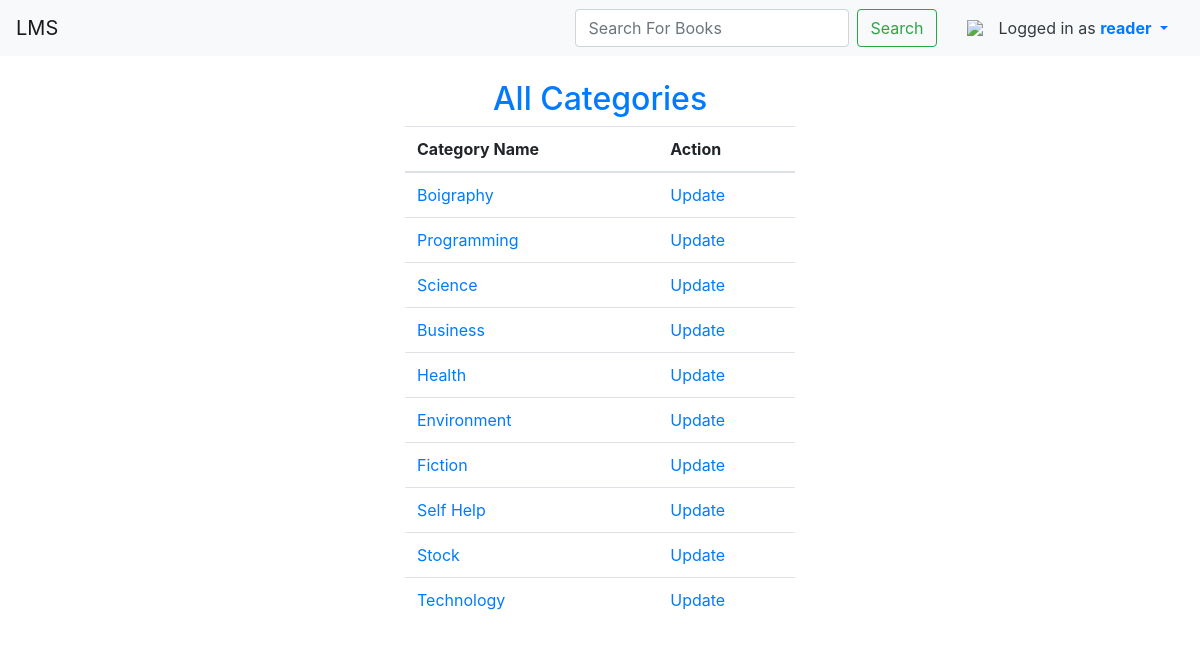
Page /category-list/ (signed in) on the earlier database version.
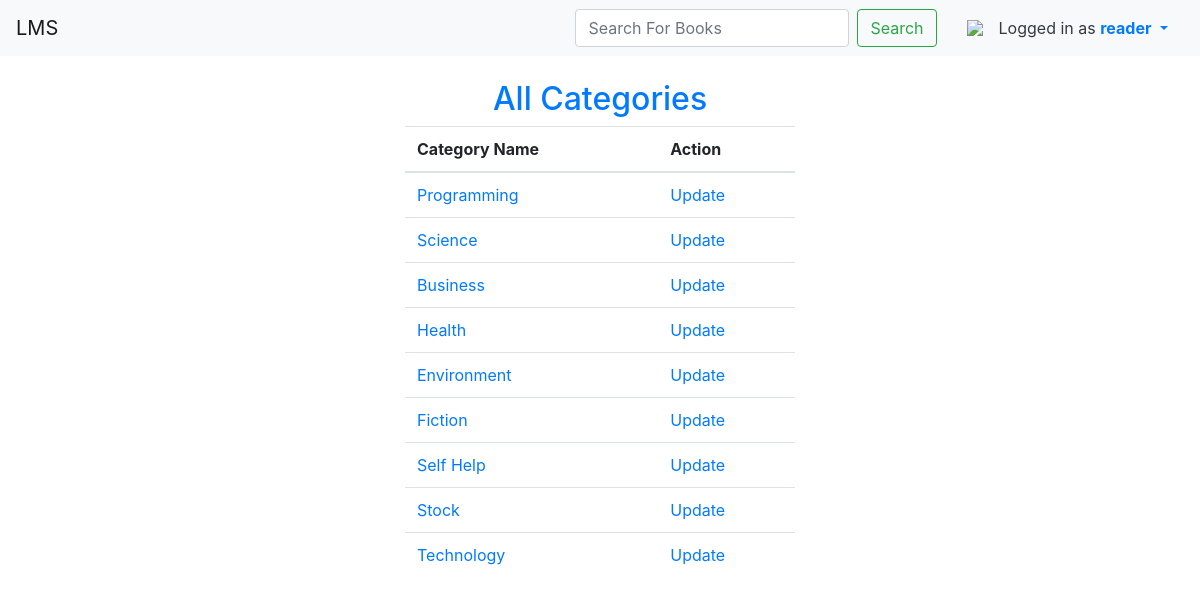
Same page on the later database version.
### library/models.py (models this page shows, shortened)
class Category(models.Model):
    title = models.CharField(max_length=250, unique=True)
    slug = models.SlugField(max_length=250)
    class Meta:
        verbose_name = "category"
        verbose_name_plural = "categories"
    def __str__(self):
        return self.title

### library/views.py (the view)
# urls.py: path("category-list/", CategoryListView.as_view(), name="category_list"),
class CategoryListView(ListView):
    model = Category
    template_name = "category/category_list.html"
    context_object_name = "categories"

### library/context_processors.py (called while the page is built)
def category_links(request):
    categories = Category.objects.all()
    return {"category_links": categories}

### library/templates/category/category_list.html (shortened to what this page needs)
{% extends 'base.html' %}
{% block content %}
    <div class="container col-4">
    <h2 class="text-center mb-2 text-primary">All Categories</h2>
        <div class="row justify-content-center">
            <table class="table ">
                <thead>
                    <tr>
                        <th>Category Name</th>
                        <th>Action</th>
                    </tr>
                </thead>
                <tbody>
                    {% for category in categories %}
                        <tr>
                            <td>
                                <a  href="" class="text-decoration-none">{{category}}</a>
                            </td>
                            <td>
                                <a  href="{% url 'category_update' category.slug %}" class="text-decoration-none">Update</a>
                            </td>
                        </tr>
                    {% endfor %}
                </tbody>
            </table>
        </div>
    </div>
{% endblock content %}

Differences in the rows shown:
removed Category: title "Boigraphy"
